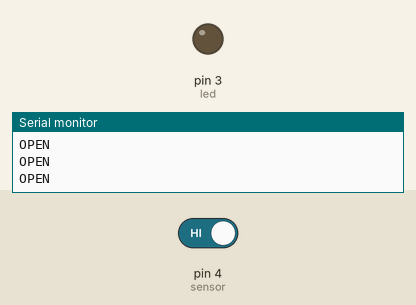
Recording of a sketch running on a simulated Arduino Uno, built with avr-gcc and run on an emulated ATmega328P. On the bench: output pins drawn as LEDs (lit = HIGH), the last lines printed to the serial monitor. Dashed ring = blinking. The test bench sets the inputs (shaded band); at power-on: pin 4 (sensor) HIGH.

Above: at 1.8 s.
1.9 s: pin 4 (sensor) driven LOW
At 2.4 s:
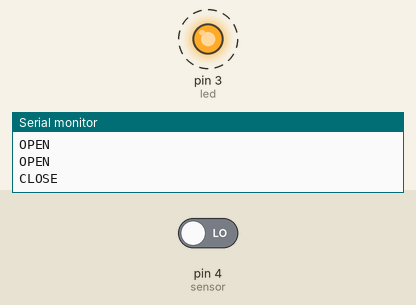
4.9 s: pin 4 (sensor) driven HIGH
At 5.5 s:
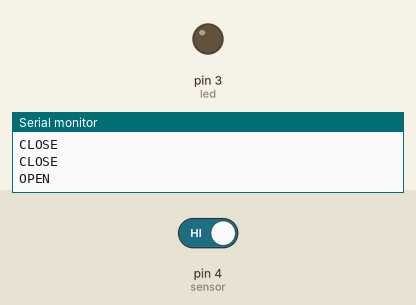
Timing chart, 0 to 7.9 s (numbered marks = the images above; inputs shaded):
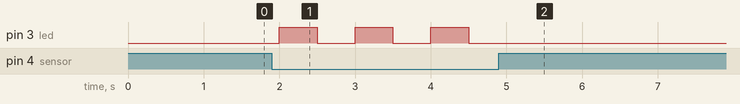

The sketch:

arduino_door_sensor.ino
```cpp
const int led = 3;
const int sensor = 4;

int state; // 0 close - 1 open wwitch

void setup()
{
  pinMode(led, OUTPUT);
	pinMode(sensor, INPUT_PULLUP);
  Serial.begin(9600);
}

void loop()
{
	state = digitalRead(sensor);

	if (state == LOW){
    // 閉合
    Serial.println("CLOSE");
		digitalWrite(led, HIGH);
    delay(500);
    digitalWrite(led, LOW);
    delay(500);
    Serial.flush();
	}
	else{
    // 開啟
    Serial.println("OPEN");
    digitalWrite(led, LOW);
    delay(500);
    Serial.flush();
	}
}
```

Measured:
- after the input at 1.9 s, pin 3 (led): alternates HIGH for 0.50 s and LOW for 0.50 s, starting after 0.10 s
- after the input at 4.9 s, pin 3 (led): stops changing and stays LOW
